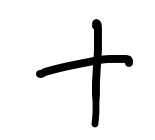
#> input picture add/1351.jpg, 155 x 140 px, found by its file name; its folder holds only this picture in this run
$ jupyter execute --allow-errors baseline_model.ipynb
#> lines starting #> are read from the running program, lines starting #| are printed output that depends on the picture
[cell 1]
import os
import time
import numpy as np
import pandas as pd
import matplotlib.pyplot as plt
import seaborn as sns
import glob
from PIL import Image, ImageEnhance, ImageOps
import joblib
import cv2
from sklearn.model_selection import train_test_split
from sklearn.ensemble import RandomForestClassifier
from sklearn.metrics import classification_report, accuracy_score, confusion_matrix
from collections import Counter

[cell 2]
def load_operator_data(dataset_path='dataset'):
#> called with dataset_path = 'dataset'
    IMG_SIZE = (28, 28)
    CLASSES = ['add', 'sub', 'mul', 'div']
    data = []
    labels = []

    for label, category in enumerate(CLASSES):
        category_path = os.path.join(dataset_path, category)
        if not os.path.isdir(category_path):
            print(f"Warning: Directory {category_path} not found!")
            continue
        for img_name in os.listdir(category_path):
            img_path = os.path.join(category_path, img_name)
            with Image.open(img_path) as img:
#> img is the input picture: PIL image 155x140 RGB; min 0, max 255, mean 236.8
                img = img.convert('RGB')  # retain RGB channels
                img = img.resize(IMG_SIZE)
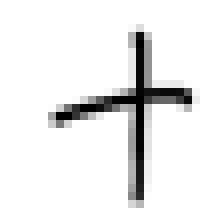
#> img: PIL image 28x28 RGB (shown 8 times larger); min 0, max 255, mean 236.3
                img_array = np.array(img).astype('float32') / 255.0
#> (reads CNN operators/expression_dataset/expression_labels.csv from the repository)
                data.append(img_array.flatten())
                labels.append(label)

    data = np.array(data)
    labels = np.array(labels)
    return data, labels, CLASSES

# [16 lines left out: function load_mnist_from_csv, not called in this run]
